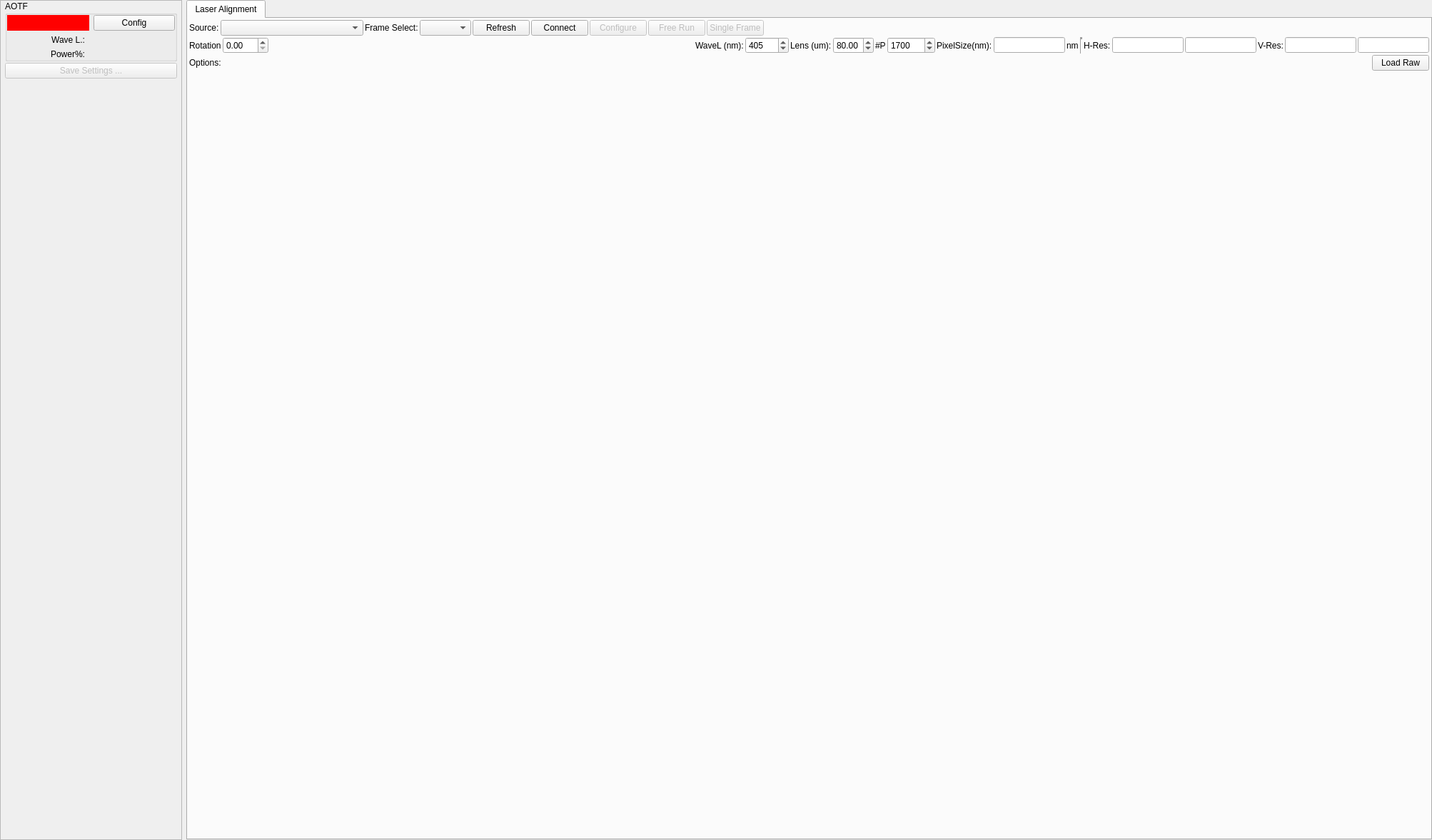
<?xml version="1.0" encoding="UTF-8"?>
<ui version="4.0">
 <class>SetupMainWindow</class>
 <widget class="QMainWindow" name="SetupMainWindow">
  <property name="geometry">
   <rect>
    <x>0</x>
    <y>0</y>
    <width>2006</width>
    <height>1177</height>
   </rect>
  </property>
  <property name="windowTitle">
   <string>Setup Main Control</string>
  </property>
  <widget class="QWidget" name="centralwidget">
   <layout class="QVBoxLayout" name="verticalLayout_16">
    <property name="leftMargin">
     <number>0</number>
    </property>
    <property name="topMargin">
     <number>0</number>
    </property>
    <property name="rightMargin">
     <number>0</number>
    </property>
    <property name="bottomMargin">
     <number>0</number>
    </property>
    <item>
     <layout class="QHBoxLayout" name="horizontalLayout_7" stretch="0,0">
      <item>
       <widget class="QScrollArea" name="scrollArea">
        <property name="sizePolicy">
         <sizepolicy hsizetype="Minimum" vsizetype="Preferred">
          <horstretch>0</horstretch>
          <verstretch>0</verstretch>
         </sizepolicy>
        </property>
        <property name="minimumSize">
         <size>
          <width>0</width>
          <height>0</height>
         </size>
        </property>
        <property name="verticalScrollBarPolicy">
         <enum>Qt::ScrollBarAsNeeded</enum>
        </property>
        <property name="horizontalScrollBarPolicy">
         <enum>Qt::ScrollBarAsNeeded</enum>
        </property>
        <property name="sizeAdjustPolicy">
         <enum>QAbstractScrollArea::AdjustToContentsOnFirstShow</enum>
        </property>
        <property name="widgetResizable">
         <bool>false</bool>
        </property>
        <property name="alignment">
         <set>Qt::AlignLeading|Qt::AlignLeft|Qt::AlignTop</set>
        </property>
        <widget class="QWidget" name="scrollAreaWidgetContents">
         <property name="geometry">
          <rect>
           <x>0</x>
           <y>0</y>
           <width>253</width>
           <height>985</height>
          </rect>
         </property>
         <property name="sizePolicy">
          <sizepolicy hsizetype="Minimum" vsizetype="Minimum">
           <horstretch>1</horstretch>
           <verstretch>0</verstretch>
          </sizepolicy>
         </property>
         <property name="minimumSize">
          <size>
           <width>0</width>
           <height>0</height>
          </size>
         </property>
         <property name="maximumSize">
          <size>
           <width>16777215</width>
           <height>16777215</height>
          </size>
         </property>
         <layout class="QVBoxLayout" name="verticalLayout" stretch="0,0,1">
          <property name="spacing">
           <number>2</number>
          </property>
          <property name="leftMargin">
           <number>6</number>
          </property>
          <property name="topMargin">
           <number>0</number>
          </property>
          <property name="rightMargin">
           <number>6</number>
          </property>
          <property name="bottomMargin">
           <number>0</number>
          </property>
          <item>
           <widget class="QGroupBox" name="groupBox_AOTF">
            <property name="title">
             <string>AOTF</string>
            </property>
            <layout class="QVBoxLayout" name="verticalLayout_3">
             <property name="spacing">
              <number>6</number>
             </property>
             <property name="leftMargin">
              <number>0</number>
             </property>
             <property name="topMargin">
              <number>0</number>
             </property>
             <property name="rightMargin">
              <number>0</number>
             </property>
             <property name="bottomMargin">
              <number>0</number>
             </property>
             <item>
              <layout class="QHBoxLayout" name="horizontalLayout_6">
               <item>
                <widget class="QLabel" name="label_AOTF_Conn_Status">
                 <property name="styleSheet">
                  <string notr="true">background: red
</string>
                 </property>
                 <property name="text">
                  <string/>
                 </property>
                </widget>
               </item>
               <item>
                <widget class="QPushButton" name="pushButton_AOTF_Config">
                 <property name="text">
                  <string>Config</string>
                 </property>
                </widget>
               </item>
              </layout>
             </item>
             <item>
              <layout class="QGridLayout" name="gridLayout_3" columnstretch="0,0">
               <item row="0" column="1">
                <widget class="QLabel" name="label_AOTF_Frequency">
                 <property name="sizePolicy">
                  <sizepolicy hsizetype="Preferred" vsizetype="Preferred">
                   <horstretch>0</horstretch>
                   <verstretch>0</verstretch>
                  </sizepolicy>
                 </property>
                 <property name="minimumSize">
                  <size>
                   <width>120</width>
                   <height>0</height>
                  </size>
                 </property>
                 <property name="text">
                  <string/>
                 </property>
                 <property name="alignment">
                  <set>Qt::AlignLeading|Qt::AlignLeft|Qt::AlignVCenter</set>
                 </property>
                </widget>
               </item>
               <item row="1" column="0">
                <widget class="QLabel" name="label_11">
                 <property name="text">
                  <string>Power%:</string>
                 </property>
                 <property name="alignment">
                  <set>Qt::AlignRight|Qt::AlignTrailing|Qt::AlignVCenter</set>
                 </property>
                </widget>
               </item>
               <item row="0" column="0">
                <widget class="QLabel" name="label_6">
                 <property name="text">
                  <string>Wave L.:</string>
                 </property>
                 <property name="alignment">
                  <set>Qt::AlignRight|Qt::AlignTrailing|Qt::AlignVCenter</set>
                 </property>
                </widget>
               </item>
               <item row="1" column="1">
                <widget class="QLabel" name="label_AOTF_PowerPerc">
                 <property name="text">
                  <string/>
                 </property>
                 <property name="alignment">
                  <set>Qt::AlignLeading|Qt::AlignLeft|Qt::AlignVCenter</set>
                 </property>
                </widget>
               </item>
              </layout>
             </item>
            </layout>
           </widget>
          </item>
          <item>
           <widget class="QPushButton" name="pushButton_SaveSettings">
            <property name="enabled">
             <bool>false</bool>
            </property>
            <property name="text">
             <string>Save Settings ...</string>
            </property>
           </widget>
          </item>
          <item>
           <spacer name="verticalSpacer">
            <property name="orientation">
             <enum>Qt::Vertical</enum>
            </property>
            <property name="sizeHint" stdset="0">
             <size>
              <width>20</width>
              <height>40</height>
             </size>
            </property>
           </spacer>
          </item>
         </layout>
        </widget>
       </widget>
      </item>
      <item>
       <widget class="QTabWidget" name="tabWidget">
        <property name="currentIndex">
         <number>0</number>
        </property>
        <property name="tabsClosable">
         <bool>false</bool>
        </property>
        <widget class="QWidget" name="tab_LaserProfiler">
         <attribute name="title">
          <string>Laser Alignment</string>
         </attribute>
         <layout class="QVBoxLayout" name="verticalLayout_6" stretch="0,1">
          <property name="spacing">
           <number>0</number>
          </property>
          <property name="leftMargin">
           <number>2</number>
          </property>
          <property name="topMargin">
           <number>2</number>
          </property>
          <property name="rightMargin">
           <number>2</number>
          </property>
          <property name="bottomMargin">
           <number>2</number>
          </property>
          <item>
           <layout class="QVBoxLayout" name="verticalLayout_2">
            <property name="spacing">
             <number>2</number>
            </property>
            <item>
             <layout class="QHBoxLayout" name="horizontalLayout">
              <item>
               <widget class="QLabel" name="label_5">
                <property name="text">
                 <string>Source:</string>
                </property>
               </widget>
              </item>
              <item>
               <widget class="QComboBox" name="comboBox_CamSource">
                <property name="minimumSize">
                 <size>
                  <width>200</width>
                  <height>0</height>
                 </size>
                </property>
               </widget>
              </item>
              <item>
               <widget class="QLabel" name="label_14">
                <property name="text">
                 <string>Frame Select:</string>
                </property>
               </widget>
              </item>
              <item>
               <widget class="QComboBox" name="comboBox_FrameSelect"/>
              </item>
              <item>
               <widget class="QPushButton" name="pushButton_CamRefresh">
                <property name="text">
                 <string>Refresh</string>
                </property>
               </widget>
              </item>
              <item>
               <widget class="QPushButton" name="pushButton_CamConn">
                <property name="text">
                 <string>Connect</string>
                </property>
                <property name="checkable">
                 <bool>true</bool>
                </property>
               </widget>
              </item>
              <item>
               <widget class="QPushButton" name="pushButton_CAM_Config">
                <property name="enabled">
                 <bool>false</bool>
                </property>
                <property name="text">
                 <string>Configure</string>
                </property>
               </widget>
              </item>
              <item>
               <widget class="QPushButton" name="pushButton_FreeRun">
                <property name="enabled">
                 <bool>false</bool>
                </property>
                <property name="text">
                 <string>Free Run</string>
                </property>
                <property name="checkable">
                 <bool>true</bool>
                </property>
               </widget>
              </item>
              <item>
               <widget class="QPushButton" name="pushButton_Single">
                <property name="enabled">
                 <bool>false</bool>
                </property>
                <property name="text">
                 <string>Single Frame</string>
                </property>
               </widget>
              </item>
              <item>
               <spacer name="horizontalSpacer">
                <property name="orientation">
                 <enum>Qt::Horizontal</enum>
                </property>
                <property name="sizeHint" stdset="0">
                 <size>
                  <width>40</width>
                  <height>20</height>
                 </size>
                </property>
               </spacer>
              </item>
             </layout>
            </item>
            <item>
             <layout class="QHBoxLayout" name="horizontalLayout_2">
              <item>
               <widget class="QLabel" name="label_20">
                <property name="text">
                 <string>Rotation</string>
                </property>
               </widget>
              </item>
              <item>
               <widget class="QDoubleSpinBox" name="doubleSpinBox_LP_RotateAngle">
                <property name="maximum">
                 <double>360.000000000000000</double>
                </property>
               </widget>
              </item>
              <item>
               <spacer name="horizontalSpacer_6">
                <property name="orientation">
                 <enum>Qt::Horizontal</enum>
                </property>
                <property name="sizeHint" stdset="0">
                 <size>
                  <width>40</width>
                  <height>20</height>
                 </size>
                </property>
               </spacer>
              </item>
              <item>
               <widget class="QLabel" name="label_2">
                <property name="text">
                 <string>WaveL (nm):</string>
                </property>
               </widget>
              </item>
              <item>
               <widget class="QSpinBox" name="spinBox_calcInputWaveLength">
                <property name="minimum">
                 <number>1</number>
                </property>
                <property name="maximum">
                 <number>10000</number>
                </property>
                <property name="singleStep">
                 <number>10</number>
                </property>
                <property name="value">
                 <number>405</number>
                </property>
               </widget>
              </item>
              <item>
               <widget class="QLabel" name="label_4">
                <property name="text">
                 <string>Lens (um):</string>
                </property>
               </widget>
              </item>
              <item>
               <widget class="QDoubleSpinBox" name="doubleSpinBox_CalcInputLens">
                <property name="decimals">
                 <number>2</number>
                </property>
                <property name="minimum">
                 <double>0.000000000000000</double>
                </property>
                <property name="singleStep">
                 <double>0.500000000000000</double>
                </property>
                <property name="value">
                 <double>80.000000000000000</double>
                </property>
               </widget>
              </item>
              <item>
               <widget class="QLabel" name="label_12">
                <property name="text">
                 <string>#P</string>
                </property>
               </widget>
              </item>
              <item>
               <widget class="QSpinBox" name="spinBox_calcInputNumPixels">
                <property name="minimum">
                 <number>1</number>
                </property>
                <property name="maximum">
                 <number>100000000</number>
                </property>
                <property name="singleStep">
                 <number>100</number>
                </property>
                <property name="value">
                 <number>1700</number>
                </property>
               </widget>
              </item>
              <item>
               <widget class="QLabel" name="label_19">
                <property name="text">
                 <string>PixelSize(nm):</string>
                </property>
               </widget>
              </item>
              <item>
               <widget class="QLineEdit" name="lineEdit_CalcPixelSize">
                <property name="maximumSize">
                 <size>
                  <width>100</width>
                  <height>16777215</height>
                 </size>
                </property>
                <property name="readOnly">
                 <bool>true</bool>
                </property>
               </widget>
              </item>
              <item>
               <widget class="QLabel" name="label_13">
                <property name="text">
                 <string>nm</string>
                </property>
               </widget>
              </item>
              <item>
               <widget class="Line" name="line">
                <property name="lineWidth">
                 <number>3</number>
                </property>
                <property name="orientation">
                 <enum>Qt::Vertical</enum>
                </property>
               </widget>
              </item>
              <item>
               <widget class="QLabel" name="label_21">
                <property name="text">
                 <string>H-Res:</string>
                </property>
               </widget>
              </item>
              <item>
               <widget class="QLineEdit" name="lineEdit_CalcHRes">
                <property name="maximumSize">
                 <size>
                  <width>100</width>
                  <height>16777215</height>
                 </size>
                </property>
                <property name="readOnly">
                 <bool>true</bool>
                </property>
               </widget>
              </item>
              <item>
               <widget class="QLineEdit" name="lineEdit_CalcHResBar">
                <property name="maximumSize">
                 <size>
                  <width>100</width>
                  <height>16777215</height>
                 </size>
                </property>
                <property name="readOnly">
                 <bool>true</bool>
                </property>
               </widget>
              </item>
              <item>
               <widget class="QLabel" name="label_22">
                <property name="text">
                 <string>V-Res:</string>
                </property>
               </widget>
              </item>
              <item>
               <widget class="QLineEdit" name="lineEdit_CalcVRes">
                <property name="maximumSize">
                 <size>
                  <width>100</width>
                  <height>16777215</height>
                 </size>
                </property>
                <property name="readOnly">
                 <bool>true</bool>
                </property>
               </widget>
              </item>
              <item>
               <widget class="QLineEdit" name="lineEdit_CalcVResBar">
                <property name="maximumSize">
                 <size>
                  <width>100</width>
                  <height>16777215</height>
                 </size>
                </property>
                <property name="readOnly">
                 <bool>true</bool>
                </property>
               </widget>
              </item>
             </layout>
            </item>
            <item>
             <layout class="QHBoxLayout" name="horizontalLayout_13">
              <item>
               <widget class="QLabel" name="label_18">
                <property name="text">
                 <string>Options:</string>
                </property>
               </widget>
              </item>
              <item>
               <spacer name="horizontalSpacer_5">
                <property name="orientation">
                 <enum>Qt::Horizontal</enum>
                </property>
                <property name="sizeHint" stdset="0">
                 <size>
                  <width>40</width>
                  <height>20</height>
                 </size>
                </property>
               </spacer>
              </item>
              <item>
               <widget class="QPushButton" name="pushButton_LP_LoadRaw">
                <property name="text">
                 <string>Load Raw</string>
                </property>
               </widget>
              </item>
             </layout>
            </item>
           </layout>
          </item>
          <item>
           <widget class="CamImageWidget" name="widget_CamImage" native="true"/>
          </item>
         </layout>
        </widget>
       </widget>
      </item>
     </layout>
    </item>
   </layout>
  </widget>
 </widget>
 <customwidgets>
  <customwidget>
   <class>CamImageWidget</class>
   <extends>QWidget</extends>
   <header location="global">cam_image_widget.h</header>
   <container>1</container>
  </customwidget>
 </customwidgets>
 <tabstops>
  <tabstop>pushButton_AOTF_Config</tabstop>
  <tabstop>tabWidget</tabstop>
  <tabstop>comboBox_CamSource</tabstop>
  <tabstop>comboBox_FrameSelect</tabstop>
  <tabstop>pushButton_CamRefresh</tabstop>
  <tabstop>pushButton_CamConn</tabstop>
  <tabstop>pushButton_CAM_Config</tabstop>
  <tabstop>pushButton_FreeRun</tabstop>
  <tabstop>pushButton_Single</tabstop>
  <tabstop>scrollArea</tabstop>
 </tabstops>
 <resources/>
 <connections/>
</ui>
